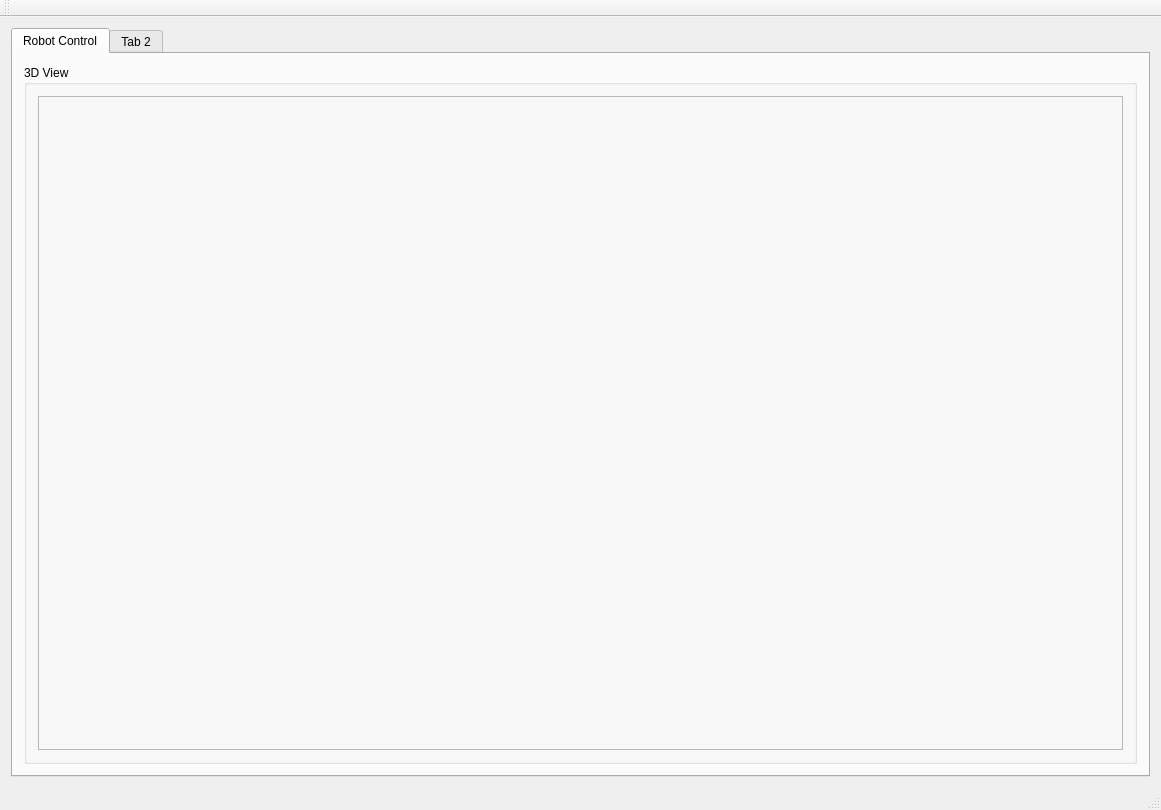
<?xml version="1.0" encoding="UTF-8"?>
<ui version="4.0">
 <class>MainWindow</class>
 <widget class="QMainWindow" name="MainWindow">
  <property name="geometry">
   <rect>
    <x>0</x>
    <y>0</y>
    <width>1161</width>
    <height>810</height>
   </rect>
  </property>
  <property name="sizePolicy">
   <sizepolicy hsizetype="Preferred" vsizetype="Preferred">
    <horstretch>0</horstretch>
    <verstretch>0</verstretch>
   </sizepolicy>
  </property>
  <property name="windowTitle">
   <string>homer_gui</string>
  </property>
  <property name="windowIcon">
   <iconset>
    <normaloff>../logo.png</normaloff>../logo.png</iconset>
  </property>
  <widget class="QWidget" name="centralWidget">
   <property name="sizePolicy">
    <sizepolicy hsizetype="Preferred" vsizetype="Preferred">
     <horstretch>0</horstretch>
     <verstretch>0</verstretch>
    </sizepolicy>
   </property>
   <layout class="QVBoxLayout" name="verticalLayout_2">
    <item>
     <widget class="QTabWidget" name="mainTabs">
      <property name="currentIndex">
       <number>0</number>
      </property>
      <widget class="QWidget" name="tab">
       <attribute name="title">
        <string>Robot Control</string>
       </attribute>
       <layout class="QHBoxLayout" name="horizontalLayout">
        <item>
         <widget class="QGroupBox" name="groupBox3dView">
          <property name="title">
           <string>3D View</string>
          </property>
          <layout class="QVBoxLayout" name="verticalLayout">
           <item>
            <widget class="QFrame" name="frame">
             <property name="frameShape">
              <enum>QFrame::StyledPanel</enum>
             </property>
             <property name="frameShadow">
              <enum>QFrame::Raised</enum>
             </property>
             <layout class="QHBoxLayout" name="horizontalLayout_3"/>
            </widget>
           </item>
          </layout>
         </widget>
        </item>
       </layout>
      </widget>
      <widget class="QWidget" name="tab_2">
       <attribute name="title">
        <string>Tab 2</string>
       </attribute>
       <layout class="QHBoxLayout" name="horizontalLayout_2"/>
      </widget>
     </widget>
    </item>
   </layout>
  </widget>
  <widget class="QMenuBar" name="menuBar">
   <property name="geometry">
    <rect>
     <x>0</x>
     <y>0</y>
     <width>1161</width>
     <height>25</height>
    </rect>
   </property>
  </widget>
  <widget class="QToolBar" name="mainToolBar">
   <attribute name="toolBarArea">
    <enum>TopToolBarArea</enum>
   </attribute>
   <attribute name="toolBarBreak">
    <bool>false</bool>
   </attribute>
  </widget>
  <widget class="QStatusBar" name="statusBar"/>
 </widget>
 <layoutdefault spacing="6" margin="11"/>
 <resources/>
 <connections/>
</ui>
